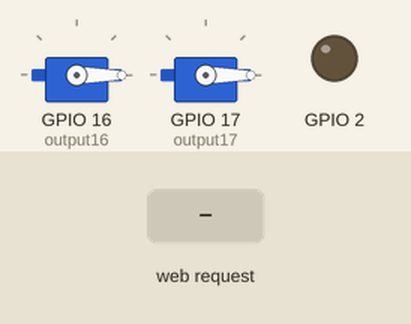
A sketch run on a simulated ESP32. On the bench: 2 × servo, output pins drawn as LEDs (lit = HIGH). The test bench sets the inputs (shaded band). What the sketch prints to the serial monitor is not drawn.

Above: at 6.2 s.
6.3 s: HTTP request GET /26/on received
At 6.8 s:
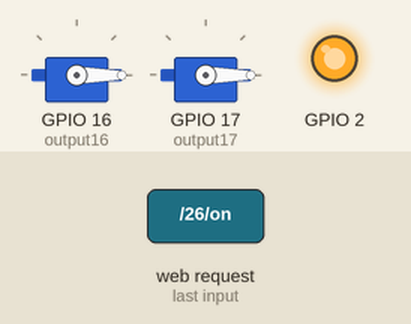
7.8 s: HTTP request GET /Mode1/pos1 received
At 9.0 s:
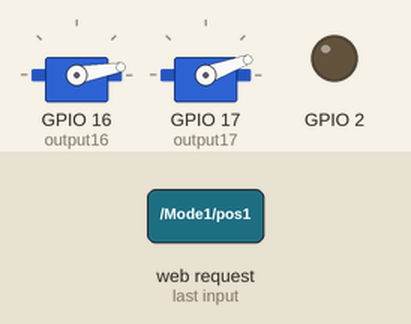
9.3 s: HTTP request GET /Mode2 received
At 10.3 s:
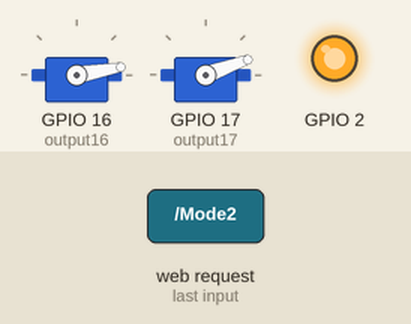
10.8 s: HTTP request GET /Mode1/pos2 received
At 11.4 s:
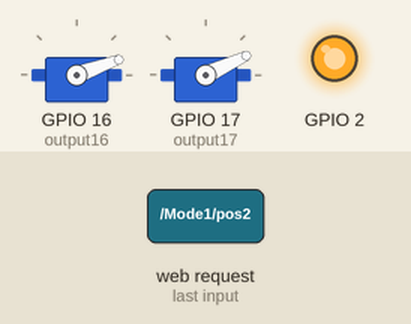
12.3 s: HTTP request GET /26/off received
At 13.5 s:
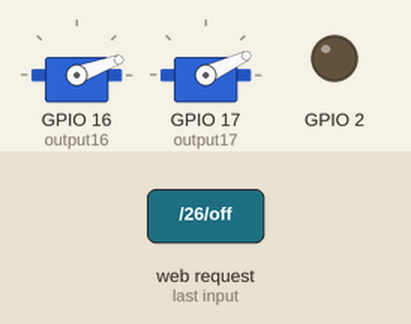
13.8 s: HTTP request GET /Mode1/pos0 received
At 14.9 s:
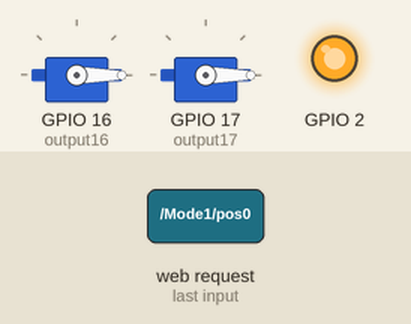
Timing chart, 0 to 16.3 s (numbered marks = the images above; inputs shaded):
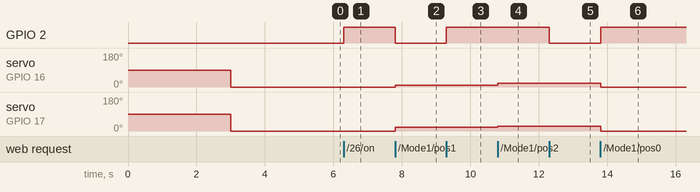

The sketch:

WebserverMotorControl.ino
```cpp
#include <WiFi.h>
#include <ESP32Servo.h>

Servo myservo, mybrushless;

const char* ssid     = "ESP32-Access-Point";
const char* password = "123456789";

// Set web server port number to 80
WiFiServer server(80);

// Variable to store the HTTP request
String header;
String Mode = "None";
String Status = "off";
String Position = "0"; // 0 = off
// Auxiliar variables to store the current output state
String output26State = "off";
String output27State = "off";

// Assign output variables to GPIO pins
const int output16 = 16;
const int output17 = 17;
void setup() {

///////////////////////////////////////////////////////

  Serial.begin(115200);
  ESP32PWM::allocateTimer(0);
	ESP32PWM::allocateTimer(1);
	ESP32PWM::allocateTimer(2);
	ESP32PWM::allocateTimer(3);
	myservo.setPeriodHertz(50);    // standard 50 hz servo
  mybrushless.setPeriodHertz(50);
	myservo.attach(16, 1000, 2500); // attaches the servo on pin 18 to the servo object
	mybrushless.attach(17, 1000, 2500);

  ///////////////////////////////////////////////////////

  ///////////////////////////////////////////////////////

  delay(3000); // delay to plug power in
  myservo.write(0);
  mybrushless.write(0);

  delay(2000); // delay to wait for confirmation beeps

  ///////////////////////////////////////////////////////
  // Initialize the output variables as outputs
  pinMode(2, OUTPUT);
  // Set outputs to LOW
  digitalWrite(2, LOW);


  // Connect to Wi-Fi network with SSID and password
  Serial.print("Setting AP (Access Point)…");
  // Remove the password parameter, if you want the AP (Access Point) to be open
  WiFi.softAP(ssid, password);

  IPAddress IP = WiFi.softAPIP();
  Serial.print("AP IP address: ");
  Serial.println(IP);
  server.begin();


}

void loop() {
  WiFiClient client = server.available();   // Listen for incoming clients

  if (client) {                             // If a new client connects,
    Serial.println("New Client.");          // print a message out in the serial port
    String currentLine = "";                // make a String to hold incoming data from the client
    while (client.connected()) {            // loop while the client's connected
      if (client.available()) {             // if there's bytes to read from the client,
        char c = client.read();             // read a byte, then
        Serial.write(c);                    // print it out the serial monitor
        header += c;
        if (c == '\n') {                    // if the byte is a newline character
          // if the current line is blank, you got two newline characters in a row.
          // that's the end of the client HTTP request, so send a response:
          if (currentLine.length() == 0) {
            // HTTP headers always start with a response code (e.g. HTTP/1.1 200 OK)
            // and a content-type so the client knows what's coming, then a blank line:
            client.println("HTTP/1.1 200 OK");
            client.println("Content-type:text/html");
            client.println("Connection: close");
            client.println();

            if (header.indexOf("GET /26/on") >= 0) {
              Serial.println("GPIO 26 on");
              output26State = "on";
              Status = "on";
              digitalWrite(2, HIGH);
              digitalWrite(output16, HIGH);
              digitalWrite(output17, HIGH);
            } else if (header.indexOf("GET /26/off") >= 0) {
              Serial.println("GPIO 26 off");
              output26State = "off";
              Status = "off";
              digitalWrite(2, LOW);
              digitalWrite(output16, LOW);
              digitalWrite(output17, LOW);
            }else if (header.indexOf("GET /Mode1/pos0") >= 0) {
              Serial.println("vertical pos0");
             // output26State = "off";
              Mode = "Mode1";
              digitalWrite(2, HIGH);
              myservo.write(0);
              mybrushless.write(0);
            }else if (header.indexOf("GET /Mode1/pos1") >= 0) {
              Serial.println("vertical pos1");
             // output26State = "off";
              Mode = "Mode1";
              digitalWrite(2, LOW);
              myservo.write(10);
              mybrushless.write(20);
            }else if (header.indexOf("GET /Mode1/pos2") >= 0) {
              Serial.println("vertical pos2");
             // output26State = "off";
              Mode = "Mode1";
              digitalWrite(2, HIGH);
              myservo.write(20);
              mybrushless.write(25);
            }else if (header.indexOf("GET /Mode1/pos3") >= 0) {
              Serial.println("vertical pos3");
             // output26State = "off";
              Mode = "Mode1";
              digitalWrite(2, LOW);
              myservo.write(25);
              mybrushless.write(35);
            }else if (header.indexOf("GET /Mode1/pos4") >= 0) {
              Serial.println("vertical pos3");
             // output26State = "off";
              Mode = "Mode1";
              digitalWrite(2, LOW);
              myservo.write(5);
              mybrushless.write(25);
            }else if (header.indexOf("GET /Mode2") >= 0) {
              Serial.println("GPIO 26 off");
              output26State = "off";
              Mode = "Mode2";
              digitalWrite(2, HIGH);
              digitalWrite(output16, HIGH);
              digitalWrite(output17, HIGH);
            }else if (header.indexOf("GET /Mode1") >= 0) {
             // output26State = "off";
              Mode = "Mode1";
              digitalWrite(2, LOW);
              myservo.write(0);
              mybrushless.write(0);
            }

            // Display the HTML web page
            client.println("<!DOCTYPE html>");
            client.println("<html lang=\"en\">");
            client.println("<head>");
            client.println("    <meta charset=\"UTF-8\">");
            client.println("    <meta name=\"viewport\" content=\"width=device-width, initial-scale=1.0\">");
            client.println("    <title>ESP32 Control</title>");
            client.println("    <style>");
            client.println("        body {");
            client.println("            font-family: Arial, sans-serif;");
            client.println("            background-color: #f0f0f0;");
            client.println("            margin: 0;");
            client.println("            padding: 0;");
            client.println("        }");
            client.println("        header {");
            client.println("            background-color: #333;");
            client.println("            color: white;");
            client.println("            padding: 10px 0;");
            client.println("            text-align: center;");
            client.println("        }");
            client.println("        main {");
            client.println("            padding: 20px;");
            client.println("            text-align: center;");
            client.println("        }");
            client.println("        footer {");
            client.println("            background-color: #333;");
            client.println("            color: white;");
            client.println("            text-align: center;");
            client.println("            padding: 10px 0;");
            client.println("            position: fixed;");
            client.println("            width: 100%;");
            client.println("            bottom: 0;");
            client.println("        }");
            client.println("        .button-container {");
            client.println("            margin-top: 20px;");
            client.println("        }");
            client.println("        .button {");
            client.println("            padding: 10px 20px;");
            client.println("            margin: 5px;");
            client.println("            font-size: 16px;");
            client.println("            cursor: pointer;");
            client.println("            border: none;");
            client.println("            border-radius: 5px;");
            client.println("        }");
            client.println("        .mode1 {");
            client.println("            background-color: #4CAF50;");
            client.println("            color: white;");
            client.println("        }");
            client.println("        .mode2 {");
            client.println("            background-color: #2196F3;");
            client.println("            color: white;");
            client.println("        }");
            client.println("        .on-off {");
            client.println("            background-color: #f44336;");
            client.println("            color: white;");
            client.println("        }");
            client.println("    </style>");
            client.println("</head>");
            client.println("<body>");
            client.println("    <header>");
            client.println("        <h1>Angry Birdie User Interface</h1>");
            client.println("    </header>");
            client.println("    <main>");
            client.println("        <h2>Control Modes</h2>");
            client.println("        <p>Select the mode or toggle the On/Off state:</p>");
            client.println("        <div class=\"button-container\">");
            client.println("        <p id=\"status\">Current Mode: " + Mode +" | Status: " + Status +"</p>");
            if(Status == "off"){
              client.println("       <a href=\"/26/on\"><button class=\"button on-off\">On</button></a>");
            } else {
              client.println("       <a href=\"/26/off\"><button class=\"button on-off\">Off</button></a>");
            }
            if(Mode == "Mode1"){
              client.println("       <a href=\"/Mode2\"><button class=\"button mode2\">Mode 2 - Dynamic Real Time Shot Selection</button></a>");
              client.println("       <a href=\"/Mode1/pos0\"><button class=\"button mode2/ \">pos0</button></a>");
              client.println("       <a href=\"/Mode1/pos1\"><button class=\"button mode2/pos1\">pos1</button></a>");
              client.println("       <a href=\"/Mode1/pos2\"><button class=\"button mode2/pos2\">pos2</button></a>");
              client.println("       <a href=\"/Mode1/pos3\"><button class=\"button mode2/pos3\">pos3</button></a>");
              client.println("       <a href=\"/Mode1/pos4\"><button class=\"button mode2/pos4\">pos3</button></a>");
            } else {
              client.println("       <a href=\"/Mode1\"><button class=\"button mode1\">Mode 1 - Fixed Shot Preset</button>");
            }
            //client.println("            <button class=\"button mode1\" onclick=\"setMode('Mode 1')\">Mode 1 - Fixed Shot Preset</button>");
            //client.println("            <button class=\"button mode2\" onclick=\"setMode('Mode 2')\">Mode 2 - Dynamic Real Time Shot Selection</button>");
            //client.println("            <button class=\"button on-off\" onclick=\"toggleOnOff()\">On/Off</button>");
            client.println("        </div>");
            client.println("    </main>");
            client.println("    <footer>");
            client.println("        <p>&copy; 2025 Hypershuttle Innovations</p>");
            client.println("    </footer>");
            client.println("    <script>");
            client.println("        function setMode(mode) {");
            client.println("            fetch(`/setMode?mode=${mode}`)");
            client.println("                .then(response => response.text())");
            client.println("                .then(data => {");
            client.println("                    document.getElementById('status').innerText = data;");
            client.println("                });");
            client.println("        }");
            client.println("        function toggleOnOff() {");
            client.println("            fetch('/toggleOnOff')");
            client.println("                .then(response => response.text())");
            client.println("                .then(data => {");
            client.println("                    document.getElementById('status').innerText = data;");
            client.println("                });");
            client.println("        }");
            client.println("    </script>");
            client.println("</body>");
            client.println("</html>");

            // The HTTP response ends with another blank line
            client.println();
            // Break out of the while loop
            break;
          } else { // if you got a newline, then clear currentLine
            currentLine = "";
          }
        } else if (c != '\r') {  // if you got anything else but a carriage return character,
          currentLine += c;      // add it to the end of the currentLine
        }
      }
    }
    // Clear the header variable
    header = "";
    // Close the connection
    client.stop();
    Serial.println("Client disconnected.");
    Serial.println("");
  }
}
```

Measured:
- after the input at 6.3 s, GPIO 2: LOW → HIGH at once
- after the input at 7.8 s, GPIO 2: HIGH → LOW at once; servo on GPIO 16 (output16): 0° → 10° at once; servo on GPIO 17 (output17): 0° → 20° at once
- after the input at 9.3 s, GPIO 2: LOW → HIGH at once
- after the input at 10.8 s, servo on GPIO 16 (output16): 10° → 20° at once; servo on GPIO 17 (output17): 20° → 25° at once
- after the input at 12.3 s, GPIO 2: HIGH → LOW at once
- after the input at 13.8 s, GPIO 2: LOW → HIGH at once; servo on GPIO 16 (output16): 20° → 0° at once; servo on GPIO 17 (output17): 25° → 0° at once
